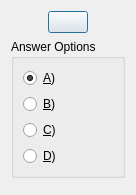
<?xml version="1.0" encoding="UTF-8"?>
<ui version="4.0">
 <class>TrainingDialog</class>
 <widget class="QDialog" name="TrainingDialog">
  <property name="geometry">
   <rect>
    <x>0</x>
    <y>0</y>
    <width>120</width>
    <height>173</height>
   </rect>
  </property>
  <property name="windowTitle">
   <string>Training</string>
  </property>
  <layout class="QVBoxLayout" name="verticalLayout">
   <item alignment="Qt::AlignHCenter">
    <widget class="QPushButton" name="pronouncePushButton">
     <property name="sizePolicy">
      <sizepolicy hsizetype="Fixed" vsizetype="Fixed">
       <horstretch>0</horstretch>
       <verstretch>0</verstretch>
      </sizepolicy>
     </property>
     <property name="text">
      <string/>
     </property>
     <property name="icon">
      <iconset resource="ITS.qrc">
       <normaloff>:/Images/Pronunciation.jpg</normaloff>:/Images/Pronunciation.jpg</iconset>
     </property>
     <property name="flat">
      <bool>false</bool>
     </property>
    </widget>
   </item>
   <item>
    <widget class="QGroupBox" name="answerOptionsGroupBox">
     <property name="title">
      <string>Answer Options</string>
     </property>
     <layout class="QVBoxLayout" name="verticalLayout_2">
      <item>
       <widget class="QRadioButton" name="aRadioButton">
        <property name="text">
         <string>&amp;A)</string>
        </property>
        <property name="checked">
         <bool>true</bool>
        </property>
       </widget>
      </item>
      <item>
       <widget class="QRadioButton" name="bRadioButton">
        <property name="text">
         <string>&amp;B)</string>
        </property>
       </widget>
      </item>
      <item>
       <widget class="QRadioButton" name="cRadioButton">
        <property name="text">
         <string>&amp;C)</string>
        </property>
       </widget>
      </item>
      <item>
       <widget class="QRadioButton" name="dRadioButton">
        <property name="text">
         <string>&amp;D)</string>
        </property>
       </widget>
      </item>
     </layout>
    </widget>
   </item>
   <item>
    <widget class="QDialogButtonBox" name="dialogButtonBox">
     <property name="standardButtons">
      <set>QDialogButtonBox::NoButton</set>
     </property>
    </widget>
   </item>
  </layout>
 </widget>
 <resources>
  <include location="ITS.qrc"/>
 </resources>
 <connections/>
</ui>
